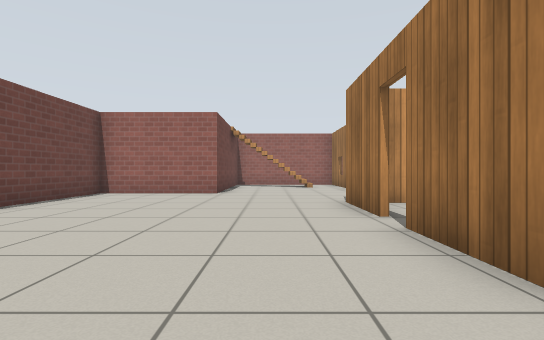
View 1 (above)

14 first-person views from a walk through a Gazebo world. The camera is 0.72 m above the floor, looks level and sees 85° across. Floor lines are 1 m apart. The floor is counted in squares, 1 m on a side. Each view is taken from the middle of a square. On the plan, view 1 faces up. The plan holds only what a view shows up to about 10 squares ahead; the rest is blank. Gazebo's built-in surfaces are drawn with simple patterns.

View 2
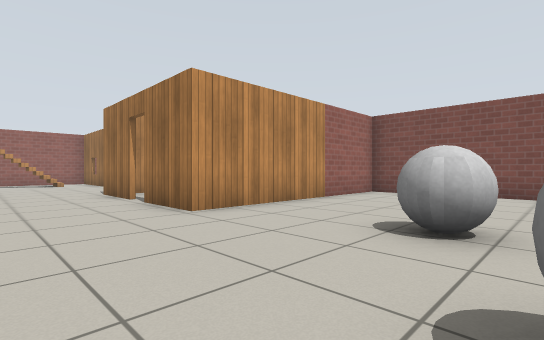

View 3
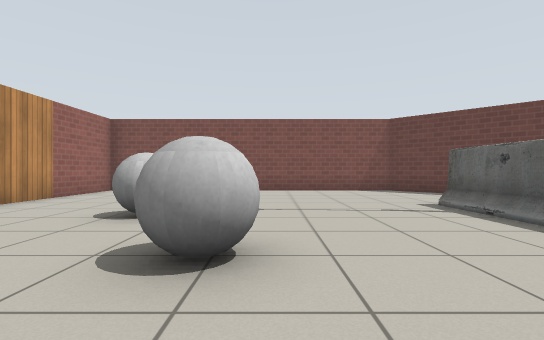

View 4
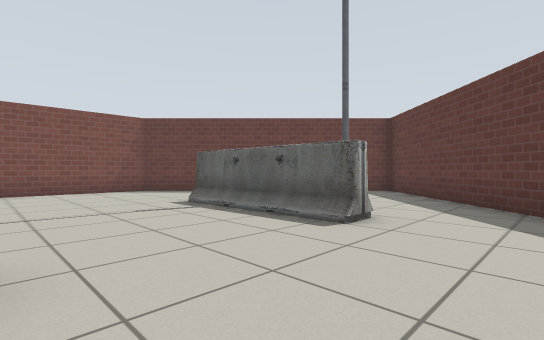

View 5
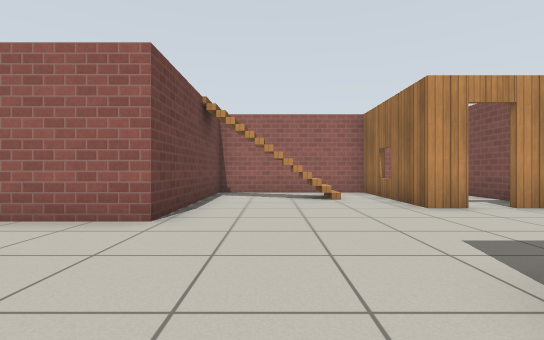

View 6
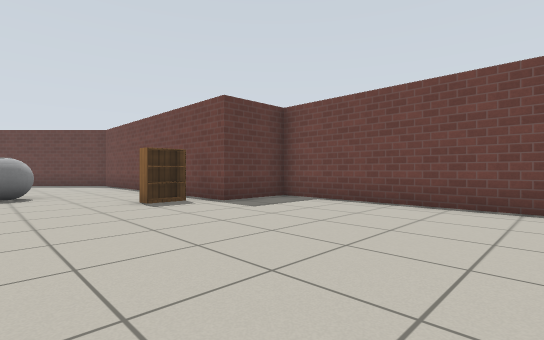

View 7
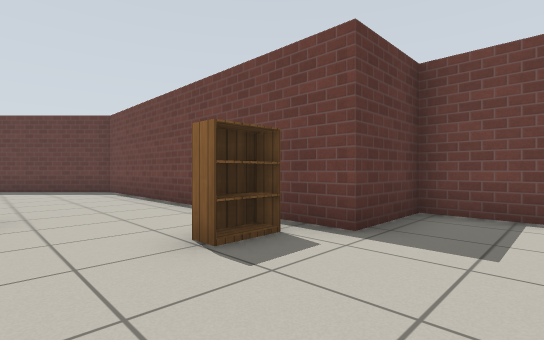

View 8
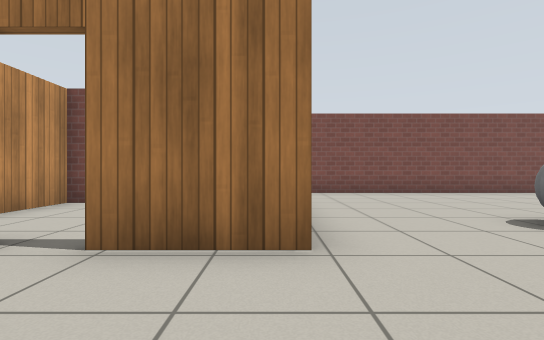

View 9
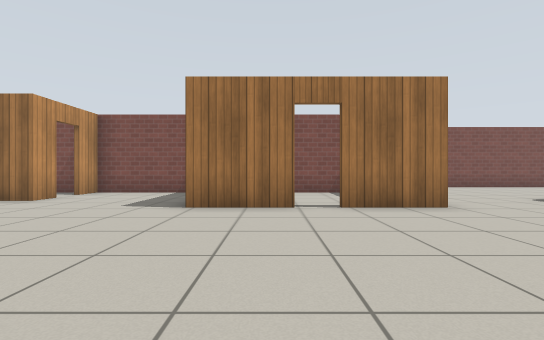

View 10
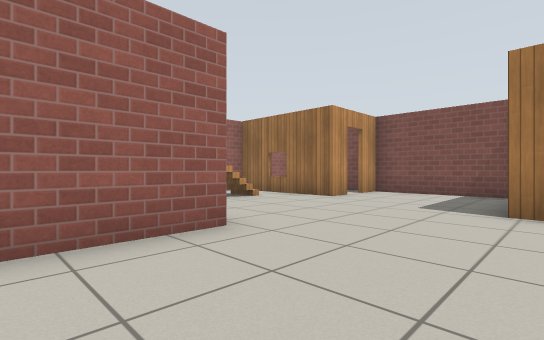

View 11
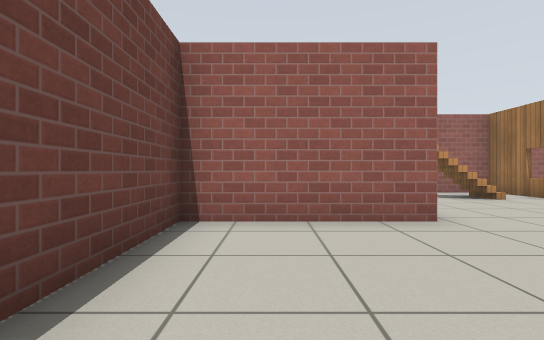

View 12
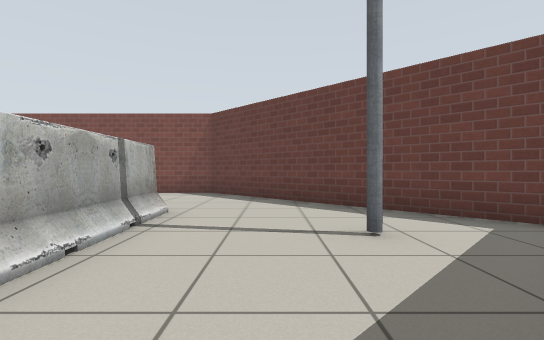

View 13
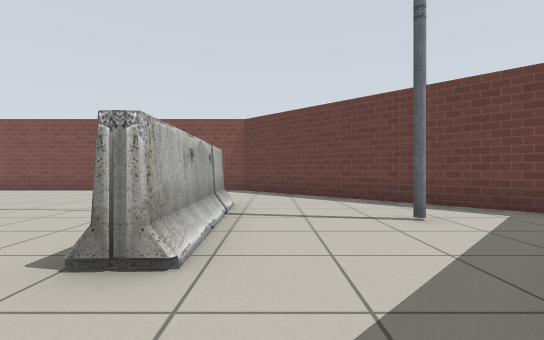

View 14
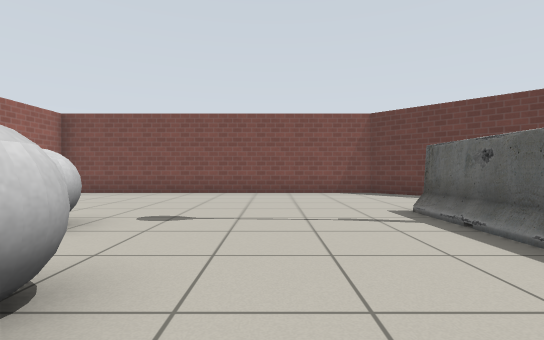

### Floor plan
Points are (right, up) in squares from view 1. A wall is a line through its corners. A room is listed if a view was taken in it or the views show most of it. See-through windows are left out.
Room 1 (views 1, 2, 3, 4, 5, 6, 7, 8, 9, 10, 11, 12, 13, 14)
walls: (1.7, 4.5) (1.7, 6.8); (5.5, 7) (5.5, 10.6) (4.5, 10.6); (3.8, 10.6) (2.9, 10.6) (2.9, 14.5) (-1.7, 14.5) (-1.7, 9.1) (-5.3, 9.1) (-5.3, 0.2) (-3.2, 0.2) (-3.1, -8.6) (2.2, -13.9); (2.9, -13.6) (8.4, -8.1) (8.4, 1.6) (1.7, 1.6) (1.7, 3.8)
ways out: open door at (2, 4) to room 2; open door at (4, 11)
objects: bookshelf (-2, -1); stairs (-2, 13); barrier (0, -8) to (4, -8); grey ball (0, -4) to (1, -3); lamp (2, -11); grey ball (3, -2)
Room 2 (no view inside)
walls: (5.5, 2.8) (5.5, 4.2); (5.5, 6) (5.5, 6.5) (2.5, 6.5)
ways out: open door at (2, 4) to room 1

Positions as (right, up) in squares from view 1, and headings:
1: (0, 0), facing up
2: (-1, -3), facing up-right
3: (-2, -4), facing right
4: (-2, -4), facing down-right
5: (0, 5), facing up
6: (1, 6), facing down-left
7: (0, 2), facing down-left
8: (-1, 2), facing right
9: (-4, 5), facing right
10: (-4, 6), facing up-right
11: (-4, 5), facing up
12: (-1, -10), facing right
13: (-2, -9), facing right
14: (-1, -5), facing right
